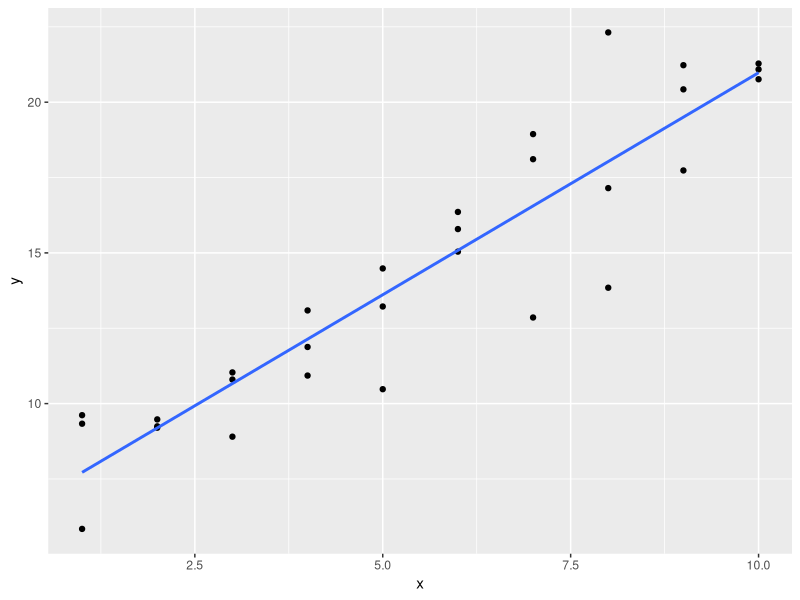
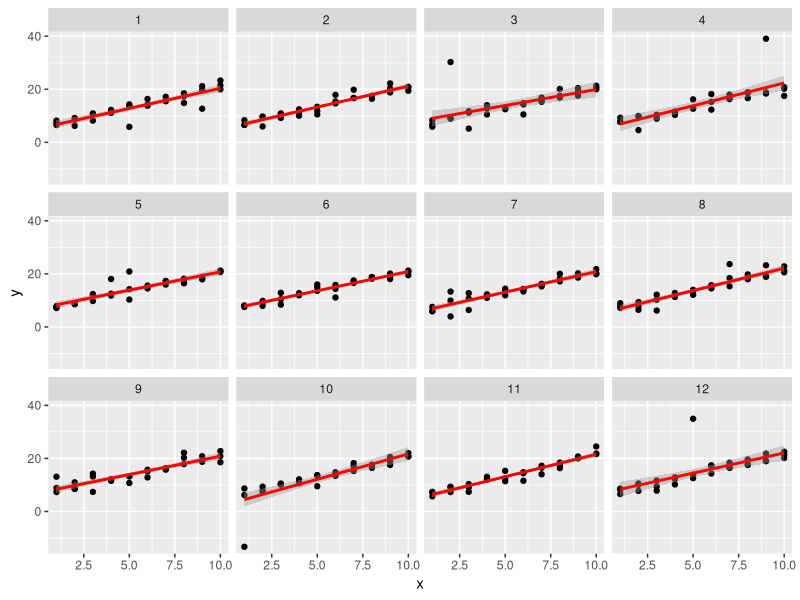
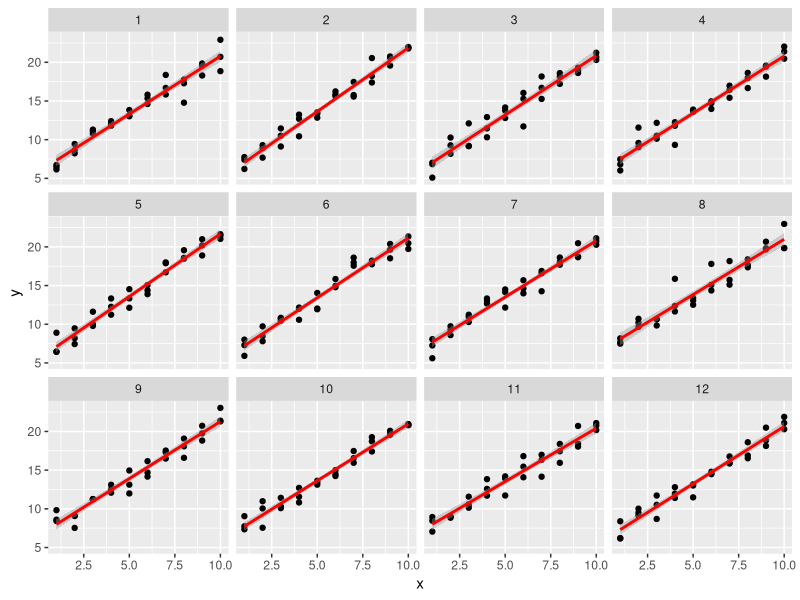
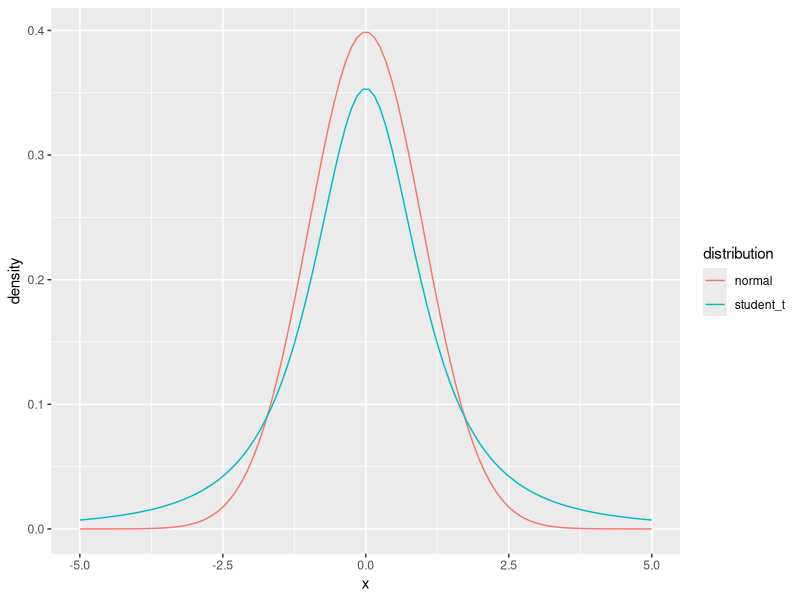
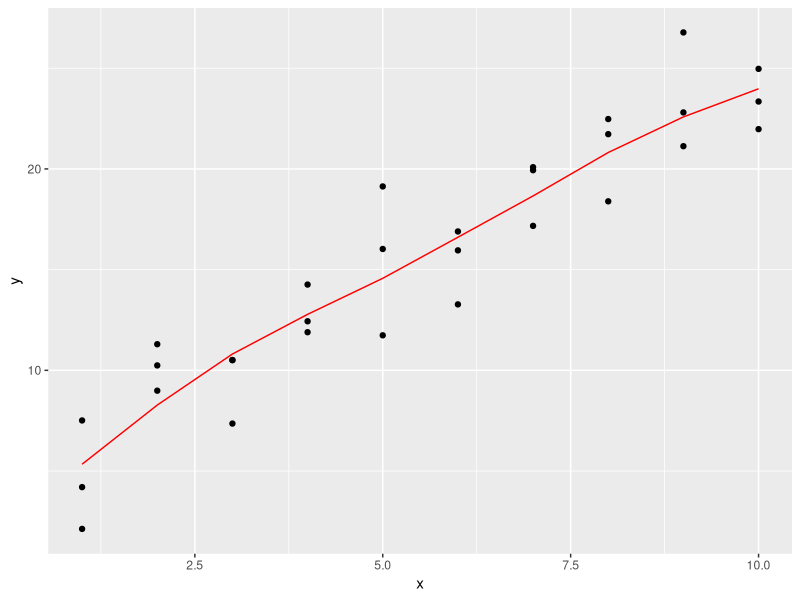
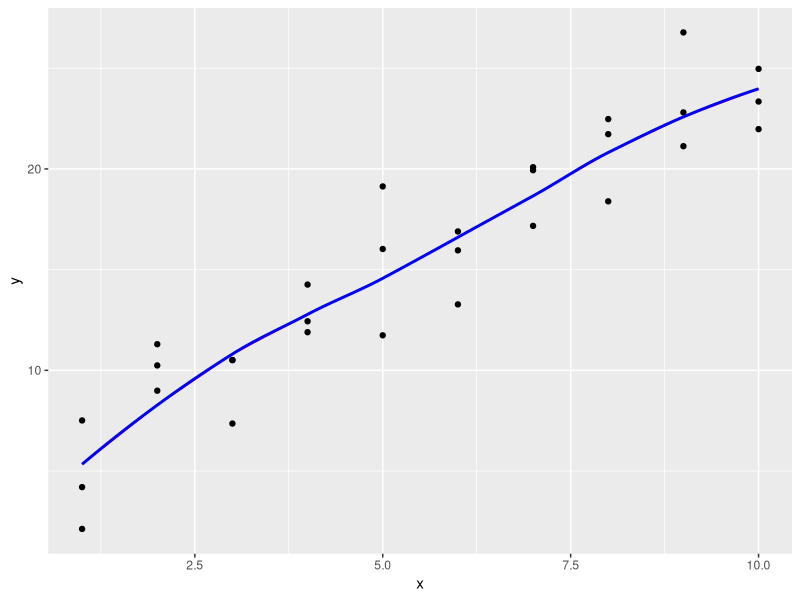
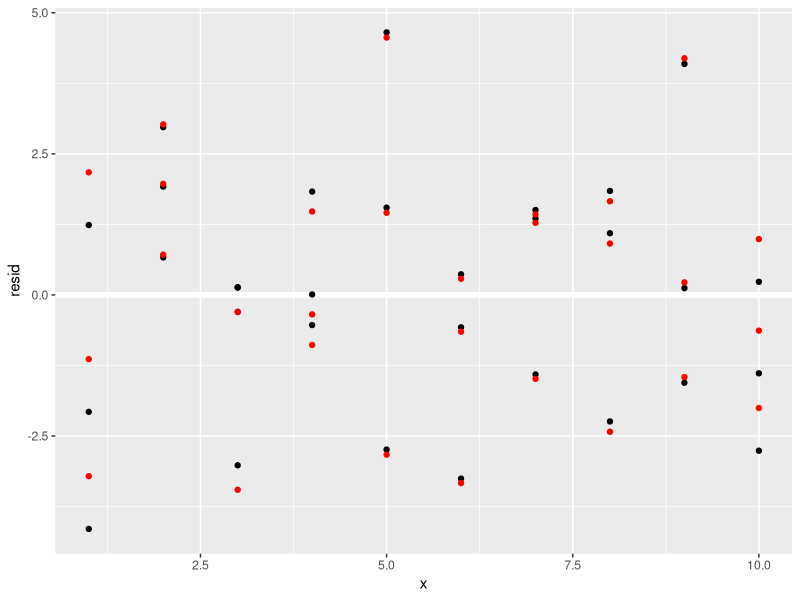
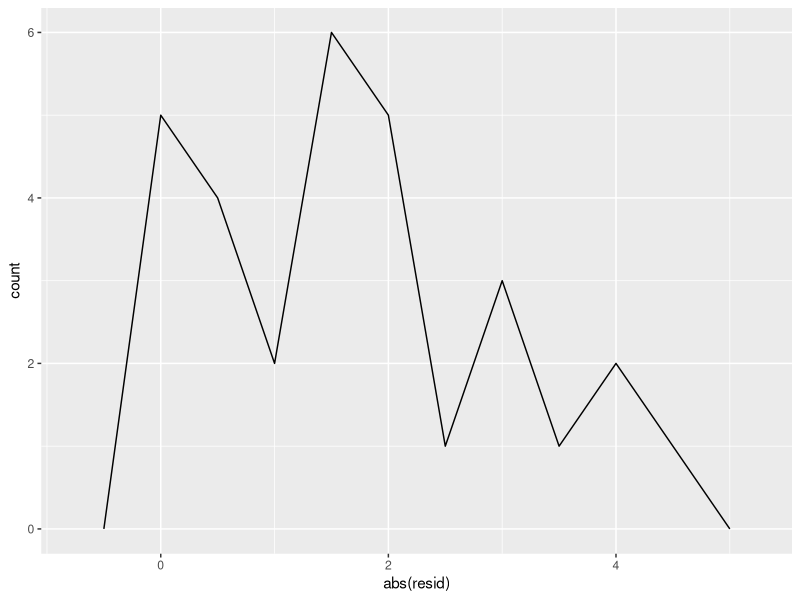

Recreate these plots in R, in order.
## ---- chunk 1
library("tidyverse")
library("modelr")
options(na.action = na.warn)
## ---- chunk 2
sim1a <- tibble(
  x = rep(1:10, each = 3),
  y = x * 1.5 + 6 + rt(length(x), df = 2)
)
## ---- chunk 3
ggplot(sim1a, aes(x = x, y = y)) +
  geom_point() +
  geom_smooth(method = "lm", se = FALSE)
## ---- chunk 4
simt <- function(i) {
  tibble(
    x = rep(1:10, each = 3),
    y = x * 1.5 + 6 + rt(length(x), df = 2),
    .id = i
  )
}

sims <- map_df(1:12, simt)

ggplot(sims, aes(x = x, y = y)) +
  geom_point() +
  geom_smooth(method = "lm", colour = "red") +
  facet_wrap(~ .id, ncol = 4)

## ---- chunk 5
sim_norm <- function(i) {
  tibble(
    x = rep(1:10, each = 3),
    y = x * 1.5 + 6 + rnorm(length(x)),
    .id = i
  )
}

simdf_norm <- map_df(1:12, sim_norm)

ggplot(simdf_norm, aes(x = x, y = y)) +
  geom_point() +
  geom_smooth(method = "lm", colour = "red") +
  facet_wrap(~ .id, ncol = 4)

## ---- chunk 6
tibble(
  x = seq(-5, 5, length.out = 100),
  normal = dnorm(x),
  student_t = dt(x, df = 2)
) %>%
  gather(distribution, density, -x) %>%
  ggplot(aes(x = x, y = density, colour = distribution)) +
  geom_line()
## ---- chunk 7
pnorm(2, lower.tail = FALSE)
## ---- chunk 8
pt(2, df = 2, lower.tail = FALSE)
## ---- chunk 9
measure_distance <- function(mod, data) {
  diff <- data$y - make_prediction(mod, data)
  mean(abs(diff))
}
## ---- chunk 10
make_prediction <- function(mod, data) {
  mod[1] + mod[2] * data$x
}
## ---- chunk 11
best <- optim(c(0, 0), measure_distance, data = sim1a)
best$par
## ---- chunk 12
measure_distance_ls <- function(mod, data) {
  diff <- data$y - (mod[1] + mod[2] * data$x)
  sqrt(mean(diff ^ 2))
}

best <- optim(c(0, 0), measure_distance_ls, data = sim1a)
best$par
## ---- chunk 13
model3 <- function(a, data) {
  a[1] + data$x * a[2] + a[3]
}
## ---- chunk 14
measure_distance_3 <- function(a, data) {
  diff <- data$y - model3(a, data)
  sqrt(mean(diff ^ 2))
}
## ---- chunk 15
best3a <- optim(c(0, 0, 0), measure_distance_3, data = sim1)
best3a$par
## ---- chunk 16
best3b <- optim(c(0, 0, 1), measure_distance_3, data = sim1)
best3b$par
## ---- chunk 17
best3c <- optim(c(0, 0, 5), measure_distance_3, data = sim1)
best3c$par
## ---- chunk 18
sim1_loess <- loess(y ~ x, data = sim1)
sim1_lm <- lm(y ~ x, data = sim1)

grid_loess <- sim1 %>%
  add_predictions(sim1_loess)

sim1 <- sim1 %>%
  add_residuals(sim1_lm) %>%
  add_predictions(sim1_lm) %>%
  add_residuals(sim1_loess, var = "resid_loess") %>%
  add_predictions(sim1_loess, var = "pred_loess")

## ---- chunk 19
plot_sim1_loess <-
  ggplot(sim1, aes(x = x, y = y)) +
  geom_point() +
  geom_line(aes(x = x, y = pred), data = grid_loess, colour = "red")
plot_sim1_loess
## ---- chunk 20
plot_sim1_loess +
  geom_smooth(method = "loess", colour = "blue", se = FALSE, alpha = 0.20)
## ---- chunk 21
ggplot(sim1, aes(x = x)) +
  geom_ref_line(h = 0) +
  geom_point(aes(y = resid)) +
  geom_point(aes(y = resid_loess), colour = "red")

## ---- chunk 22
sim1_mod <- lm(y ~ x, data = sim1)
grid <- sim1 %>%
  data_grid(x)
## ---- chunk 23
grid %>%
  add_predictions(sim1_mod, var = "pred_lm") %>%
  add_predictions(sim1_loess, var = "pred_loess")
## ---- chunk 24
grid %>%
  gather_predictions(sim1_mod, sim1_loess)
## ---- chunk 25
grid %>%
  spread_predictions(sim1_mod, sim1_loess)
## ---- chunk 26
grid %>%
  gather_predictions(sim1_mod, sim1_loess) %>%
  spread(model, pred)
## ---- chunk 27
sim1_mod <- lm(y ~ x, data = sim1)

sim1 <- sim1 %>%
  add_residuals(sim1_mod)

ggplot(sim1, aes(x = abs(resid))) +
  geom_freqpoly(binwidth = 0.5)

## ---- chunk 28
mod2a <- lm(y ~ x - 1, data = sim2)
## ---- chunk 29
mod2 <- lm(y ~ x, data = sim2)
## ---- chunk 30
grid <- sim2 %>%
  data_grid(x) %>%
  spread_predictions(mod2, mod2a)
grid
## ---- chunk 31
x3 <- model_matrix(y ~ x1 * x2, data = sim3)
x3
## ---- chunk 32
all(x3[["x1:x2b"]] == (x3[["x1"]] * x3[["x2b"]]))
## ---- chunk 33
all(x3[["x1:x2c"]] == (x3[["x1"]] * x3[["x2c"]]))
all(x3[["x1:x2d"]] == (x3[["x1"]] * x3[["x2d"]]))
## ---- chunk 34
x4 <- model_matrix(y ~ x1 * x2, data = sim4)
x4
## ---- chunk 35
all(x4[["x1"]] * x4[["x2"]] == x4[["x1:x2"]])
## ---- chunk 36
mod1 <- lm(y ~ x1 + x2, data = sim3)
mod2 <- lm(y ~ x1 * x2, data = sim3)
## ---- chunk 37
levels(sim3$x2)
## ---- chunk 38
model_matrix_mod1 <- function(.data) {
  mutate(.data,
         x2b = as.numeric(x2 == "b"),
         x2c = as.numeric(x2 == "c"),
         x2d = as.numeric(x2 == "d"),
         `(Intercept)` = 1) %>%
    select(`(Intercept)`, x1, x2b, x2c, x2d)
}
## ---- chunk 39
model_matrix_mod1(sim3)
## ---- chunk 40
model_matrix_mod1b <- function(.data) {
  # the levels of x2
  lvls <- levels(.data$x2)
  # drop the first level
  # this assumes that there are at least two levels
  lvls <- lvls[2:length(lvls)]
  # create an indicator variable for each level of x2
  for (lvl in lvls) {
      # new column name x2 + level name
      varname <- str_c("x2", lvl)
      # add indicator variable for lvl
      .data[[varname]] <- as.numeric(.data$x2 == lvl)
  }
  # generate the list of variables to keep
  x2_variables <- str_c("x2", lvls)
  # Add an intercept
  .data[["(Intercept)"]] <- 1
  # keep x1 and x2 indicator variables
  select(.data, `(Intercept)`, x1, one_of(x2_variables))
}
## ---- chunk 41
model_matrix_mod1b(sim3)
## ---- chunk 42
model_matrix_mod2 <- function(.data) {
  mutate(.data,
         `(Intercept)` = 1,
         x2b = as.numeric(x2 == "b"),
         x2c = as.numeric(x2 == "c"),
         x2d = as.numeric(x2 == "d"),
         `x1:x2b` = x1 * x2b,
         `x1:x2c` = x1 * x2c,
         `x1:x2d` = x1 * x2d) %>%
    select(`(Intercept)`, x1, x2b, x2c, x2d, `x1:x2b`, `x1:x2c`, `x1:x2d`)
}
## ---- chunk 43
model_matrix_mod2(sim3)
## ---- chunk 44
model_matrix_mod2b <- function(.data) {
  # get dataset with x1 and x2 indicator variables
  out <- model_matrix_mod1b(.data)
  # get names of the x2 indicator columns
  x2cols <- str_subset(colnames(out), "^x2")
  # create interactions between x1 and the x2 indicator columns
  for (varname in x2cols) {
    # name of the interaction variable
    newvar <- str_c("x1:", varname)
    out[[newvar]] <- out$x1 * out[[varname]]
  }
  out
}
## ---- chunk 45
model_matrix_mod2b(sim3)
## ---- chunk 46
mod1 <- lm(y ~ x1 + x2, data = sim4)
mod2 <- lm(y ~ x1 * x2, data = sim4)
## ---- chunk 47
sim4_mods <- gather_residuals(sim4, mod1, mod2)
## ---- chunk 48

ggplot(sim4_mods, aes(x = resid, colour = model)) +
  geom_freqpoly(binwidth = 0.5) +
  geom_rug()

## ---- chunk 49
ggplot(sim4_mods, aes(x = abs(resid), colour = model)) +
  geom_freqpoly(binwidth = 0.5) +
  geom_rug()
## ---- chunk 50
sim4_mods %>%
  group_by(model) %>%
  summarise(resid = sd(resid))
